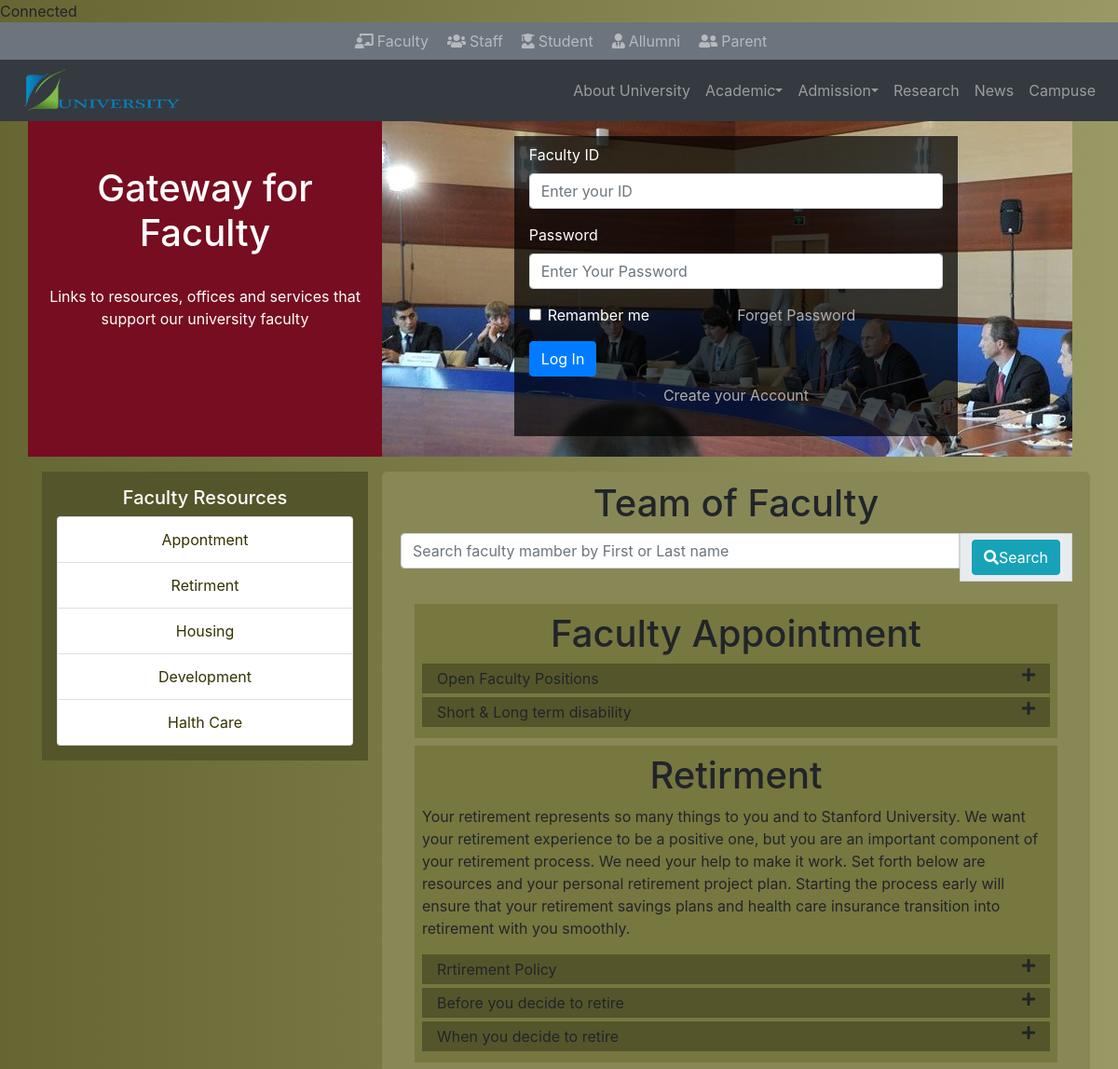
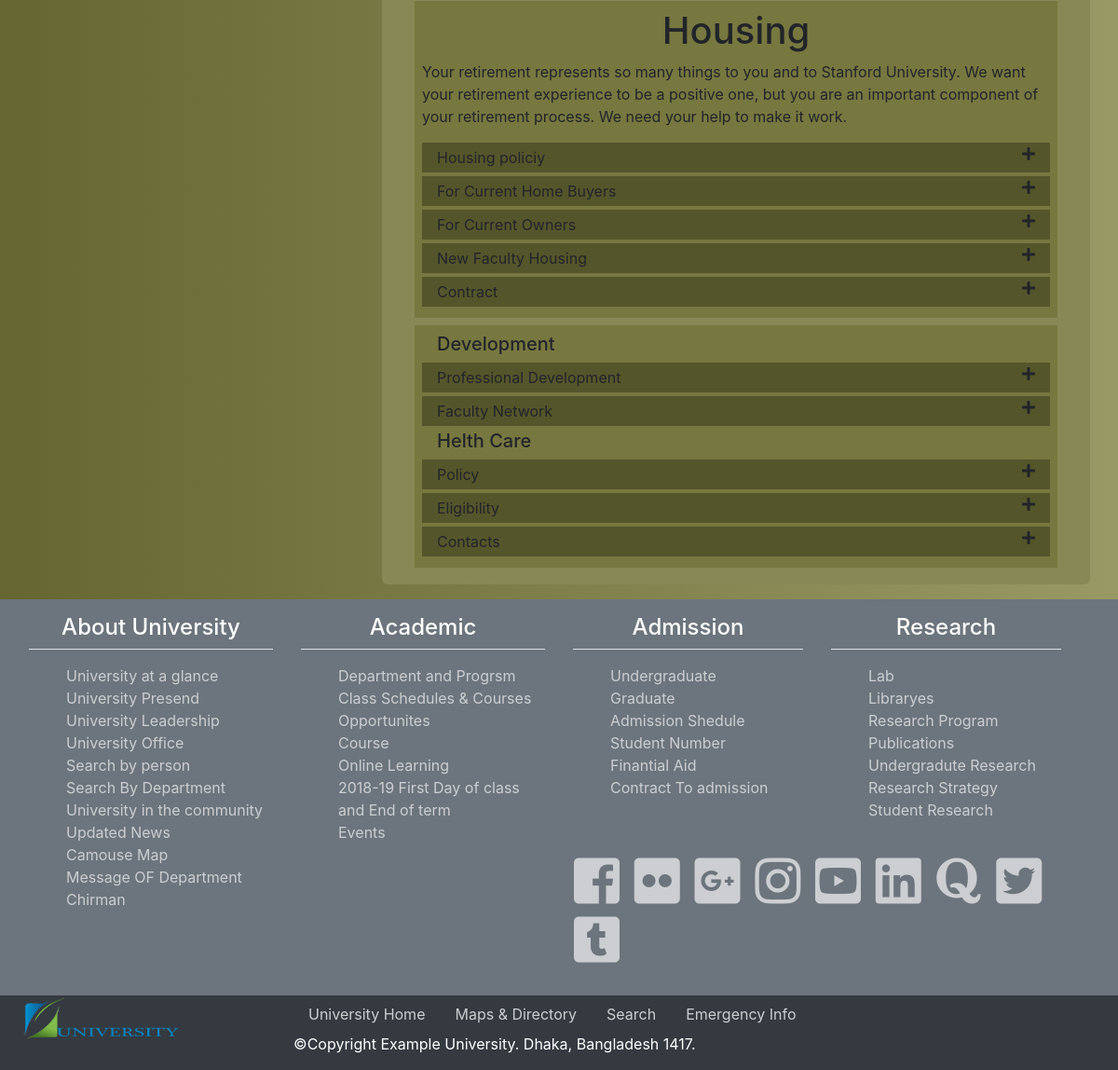
The page /faculty.php on the database its author committed (2 pictures, top to bottom).
### tables this page shows
CREATE TABLE `faculty_appontment_info` (
  `id` int(11) NOT NULL,
  `title` varchar(200) NOT NULL,
  `body` longtext NOT NULL
);

CREATE TABLE `faculty_retirment_info` (
  `id` int(11) NOT NULL,
  `title` varchar(200) NOT NULL,
  `body` longtext NOT NULL
);

CREATE TABLE `faculty_housing_info` (
  `id` int(11) NOT NULL,
  `title` varchar(200) NOT NULL,
  `body` longtext NOT NULL
);

CREATE TABLE `faculty_development_info` (
  `id` int(11) NOT NULL,
  `title` varchar(200) NOT NULL,
  `body` longtext NOT NULL
);

CREATE TABLE `faculty_helth_care` (
  `id` int(11) NOT NULL,
  `title` varchar(200) NOT NULL,
  `body` longtext NOT NULL
);

### faculty.php (the view, shortened to what this page needs)
<?php
	include 'require/dbconnection.php';
?>
<!DOCTYPE html>
<html>
<head>
<?php
	include 'include/head.php';
	include 'include/firstnavbar.php';
	include 'include/secondnavbar.php';
?>
<section class="container facultysection1">
	<div class="row ">
		<div class="col-md-4 faculty-message text-white pt-5 text-center">
			<h1>Gateway for Faculty</h1>
			<p class="pt-4">Links to resources, offices and services that support our university faculty</p>
		</div>
		<div class="col-md-8 facultylogin">
			<div class="row">
				<div class="col-sm-2"></div>
				<div class="col-sm-8">
					<form action="" method="post" class="p-2 px-3 my-3" >
						<div class="form-group">
							<label>Faculty ID</label>
							<input type="text" name="facloginid" id="facloginid" class="form-control" placeholder="Enter your ID" required value="<?php if(isset($_COOKIE['faculty_ID_number'])){ echo $_COOKIE['faculty_ID_number'];} ?>">
						</div>
						<div class="form-group">
							<label>Password</label>
							<input type="Password" name="facloginpassword" id="facloginpassword" class="form-control" placeholder="Enter Your Password" required value="<?php if(isset($_COOKIE["faculty_password"])){echo $_COOKIE["faculty_password"];}?>">
						</div>
						<div class="d-flex felx-row">
							<div class="form-group form-check flex-fill">
								<input type="checkbox" name="remamber" class="form-check-input" <?php if(isset($_COOKIE["faculty_ID_number"])) { ?> checked <?php } ?> />Remamber me
							</div>
							<div class="flex-fill">
								<a href="#" role="button" data-toggle="modal" data-target="#facultyForgatePass">Forget Password</a>
							</div>
						</div>
						<button type="submit" class="btn btn-primary" name="facultyLoginsubmit" id="facultyLoginsubmit">Log In</button>
						<p class="text-center py-2"><a href="#" role="button" data-toggle="modal" data-target="#facultysignup">Create your Account</a></p>
					</form>
				</div>
				<div class="col-sm-2"></div>
			</div>
		</div>
	</div>
</section>
<section class="container">
<div>
    <div class="row py-3">
    	<div class="col-sm-4">
            <div class="sticky-top p-3 text-center div_color" id="facultyInfoSideBar1">
                <h5 class="text-white text-center">Faculty Resources</h5>
                <ul class="list-group">
					<li class="list-group-item"><a href="#appointment" class="university_a">Appontment</a></li>
					<li class="list-group-item"><a href="#retirment" class="university_a">Retirment</a></li>
					<li class="list-group-item"><a href="#housing" class="university_a">Housing</a></li>
					<li class="list-group-item"><a href="#development" class="university_a">Development</a></li>
					<li class="list-group-item"><a href="#helth_care" class="university_a">Halth Care</a></li>
				</ul>
            </div>
        </div>
        <div class="col-sm-8 content">
        	<h1 class="text-center wow zoomIn" data-wow-duration="2s">Team of Faculty</h1>
        	<form action="" method="post">
        		<div class="input-group mb-3">
				  <input type="search" name="facSearchField" id="facSearchField" class="form-control" placeholder="Search faculty mamber by First or Last name">
				  <div class="input-group-prepend">
				    <div class="input-group-text">
				    	<button type="submit" name="facSearchName" id="facSearchName" class="btn btn-info"data-toggle="modal" data-target ="#searchReasult"><i class="fas fa-search"></i>Search</button>
				    </div>
				  </div>
				</div>
        	</form>
 <div class="container">
 	 <div class="big_div_color p-2 my-2" id="appointment">
 	<h1 class="text-center wow zoomIn" data-wow-duration="2s">Faculty Appointment</h1>
 	<div class="accordion">
 		<div class="panel-group">
 			<?php
		 		$sql = "SELECT * FROM faculty_appontment_info";
		 		$appointment_result = $connection->query($sql);
		 		if(!$appointment_result){
		 			echo "Fetch Failed :".$connection->error;
		 		}else{
		 			if(mysqli_num_rows($appointment_result) > 0){
		 				while ($row = mysqli_fetch_array($appointment_result)) {
			?>
		    <div class="panel panel-default my-1">
		      <div class="panel-heading div_color px-3 py-1" data-toggle="collapse" data-target="#<?= $row['id'];?>_appointment" data-parent=".accordion">
		      	<div class="d-flex justify-content-between">
		      		<div><?=$row['title'];?></div>
		      	<div class="text-right"><i class="fas fa-plus"></i></div>
		      	</div>
		      </div>
		    </div>
		    <?php
			 				}
			 			}
			 		}
			?>
		</div>
 	</div>
</div>
 <div class="big_div_color p-2 my-2">
 	<h1 class="text-center wow zoomIn" data-wow-duration = "2s">Retirment</h1>
 	<p>Your retirement represents so many things to you and to Stanford University. We want your retirement experience to be a positive one, but you are an important component of your retirement process. We need your help to make it work. Set forth below are resources and your personal retirement project plan. Starting the process early will ensure that your retirement savings plans and health care insurance transition into retirement with you smoothly.
	</p>
 	<div class="accordion">
 		<div class="panel-group">
 			<?php
		 		$sql = "SELECT * FROM faculty_retirment_info";
		 		$retirment_result = $connection->query($sql);
		 		if(!$retirment_result){
		 			echo "Fetch Failed :".$connection->error;
		 		}else{
		 			if(mysqli_num_rows($retirment_result) > 0){
		 				while ($row = mysqli_fetch_array($retirment_result)) {
			?>
		    <div class="panel panel-default my-1">
		      <div class="panel-heading div_color px-3 py-1" data-toggle="collapse" data-target="#<?= $row['id'];?>_retirment" data-parent=".accordion">
		      	<div class="d-flex justify-content-between">
		      		<div><?=$row['title'];?></div>
		      	<div class="text-right"><i class="fas fa-plus"></i></div>
		      	</div>
		      </div>
		    </div>
		    <?php
			 				}
			 			}
			 		}
			?>
		</div>
 	</div>
 </div>
<div class="big_div_color p-2 my-2">
 	<h1 class="text-center wow zoomIn" data-wow-duration = "2s">Housing</h1>
 	<p>Your retirement represents so many things to you and to Stanford University. We want your retirement experience to be a positive one, but you are an important component of your retirement process. We need your help to make it work.
	</p>
 	<div class="accordion">
 		<div class="panel-group">
 			<?php
		 		$sql = "SELECT * FROM faculty_housing_info";
		 		$housing_result = $connection->query($sql);
		 		if(!$housing_result){
		 			echo "Fetch Failed :".$connection->error;
		 		}else{
		 			if(mysqli_num_rows($housing_result) > 0){
		 				while ($row = mysqli_fetch_array($housing_result)) {
			?>
		    <div class="panel panel-default my-1">
		      <div class="panel-heading div_color px-3 py-1" data-toggle="collapse" data-target="#<?= $row['id'];?>_housing" data-parent=".accordion">
		      	<div class="d-flex justify-content-between">
		      		<div><?=$row['title'];?></div>
		      	<div class="text-right"><i class="fas fa-plus"></i></div>
		      	</div>
		      </div>
		    </div>
		    <?php
			 				}
			 			}
			 		}
			?>
		</div>
 	</div>
</div>
 	<div class="big_div_color p-2 my-2">
 	<h5 class="wow pulse pl-3" data-wow-duration = "2s">Development</h5>
 	<div class="accordion">
 		<div class="panel-group">
 			<?php
		 		$sql = "SELECT * FROM faculty_development_info";
		 		$development_result = $connection->query($sql);
		 		if(!$development_result){
		 			echo "Fetch Failed :".$connection->error;
		 		}else{
		 			if(mysqli_num_rows($development_result) > 0){
		 				while ($row = mysqli_fetch_array($development_result)) {
			?>
		    <div class="panel panel-default my-1">
		      <div class="panel-heading div_color px-3 py-1" data-toggle="collapse" data-target="#<?= $row['id'];?>_development" data-parent=".accordion">
		      	<div class="d-flex justify-content-between">
		      		<div><?=$row['title'];?></div>
		      	<div class="text-right"><i class="fas fa-plus"></i></div>
		      	</div>
		      </div>
		    </div>
		    <?php
			 				}
			 			}
			 		}
			?>
		</div>
 	</div>
 	<h5 class="wow pulse pl-3 " data-wow-duration = "2s">Helth Care</h5>
 	<div class="accordion">
 		<div class="panel-group">
 			<?php
		 		$sql = "SELECT * FROM faculty_helth_care";
		 		$helth_care_result = $connection->query($sql);
		 		if(!$helth_care_result){
		 			echo "Fetch Failed :".$connection->error;
		 		}else{
		 			if(mysqli_num_rows($helth_care_result) > 0){
		 				while ($row = mysqli_fetch_array($helth_care_result)) {
			?>
		    <div class="panel panel-default my-1">
		      <div class="panel-heading div_color px-3 py-1" data-toggle="collapse" data-target="#<?= $row['id'];?>_helth_care" data-parent=".accordion">
		      	<div class="d-flex justify-content-between">
		      		<div><?=$row['title'];?></div>
		      	<div class="text-right"><i class="fas fa-plus"></i></div>
		      	</div>
		      </div>
		    </div>
		    <?php
			 				}
			 			}
			 		}
			?>
		</div>
 	</div>
 	</div>
        </div>
    </div>
</div>
</section>
<?php
 	include 'include/footer.php';
?>

### include/head.php (shortened to what this page needs)
	<link rel="stylesheet" href="https://use.fontawesome.com/releases/v5.1.0/css/all.css">
	<link rel="stylesheet" href="https://maxcdn.bootstrapcdn.com/bootstrap/4.1.0/css/bootstrap.min.css">
	<link rel="stylesheet" type="text/css" href="css/animate.min.css">
	<link rel="stylesheet" type="text/css" href="css/style.css">
</head>
<body>

### include/firstnavbar.php
<nav class="navbar navbar-expand navbar-dark bg-secondary justify-content-center py-0 container-fluid">
	<ul class="navbar-nav">
		<li class="nav-item">
			<a class="nav-link" href="faculty.php"><i class="firstnavbaricon fas fa-chalkboard-teacher p-1"></i>Faculty</a>
		</li>
		<li class="nav-item">
			<a class="nav-link" href="staff.php"><i class="firstnavbaricon fas fa-users p-1"></i>Staff</a>
		</li>
		<li class="nav-item">
			<a class="nav-link" href="student.php"><i class="firstnavbaricon fas fa-user-graduate p-1"></i>Student</a>
		</li>
		<li class="nav-item">
			<a class="nav-link" href="alumni.php"><i class="firstnavbaricon fas fa-user-tie p-1"></i>Allumni</a>
		</li>
		<li class="nav-item">
			<a class="nav-link" href="parent.php"><i class="firstnavbaricon fas fa-user-friends p-1"></i>Parent</a>
		</li>
	</ul>
</nav>

### include/secondnavbar.php (shortened to what this page needs)
<nav class="navbar navbar-expand-lg navbar-dark bg-dark container-fluid">
		<a href="index.php"><img src="images/university_logo.png"></a>
	 	<div class="collapse navbar-collapse" id="secondnavbar">
	 	<ul class="nav navbar-nav w-100 justify-content-end text-center">
	 		<li class="nav-item">
	 			<a class="nav-link" href="#">About University</a>
	 		</li>
	 		<li class="nav-item dropdown" id="dropdownacademy">
	 			<a class="nav-link dropdown-toggle dropdown-toggle-split" id="navacademic" role="button" data-toggle="dropdown" aria-haspopup="true" aria-expanded="false" href="#">Academic</a>
	 		</li>
	 		<li class="nav-item dropdown" id="dropdownadmission">
	 			<a href="#" roal="button" class="nav-link dropdown-toggle dropdown-toggle-split" id="navadmission" data-toggle="dropdown" aria-haspopup="true" aria-expanded="false" >Admission</a>
	 		</li>
	 		<li class="nav-item">
	 			<a class="nav-link" href="#"> Research</a>
	 		</li>
	 		<li class="nav-item">
	 			<a class="nav-link" href="#"> News</a>
	 		</li>
	 		<li class="nav-item">
	 			<a class="nav-link" href="#"> Campuse</a>
	 		</li>
	 	</ul>
	 	</div>
	 </nav>

### include/footer.php
<footer class="container-fluid">
     	<div class="row bg-secondary text-white p-3">
	     	<div class="col-sm-6 col-md-3 ">
	     		<h4 class="border border-top-0 border-left-0 border-right-0 pb-2 mb-3 text-center">About University</h3>
	     		<ul type="none">
	     			<li><a href="#">University at a glance</a></li>
	     			<li><a href="#">University Presend</a></li>
	     			<li><a href="#">University Leadership</a></li>
	     			<li><a href="#">University Office</a></li>
	     			<li><a href="#">Search by person</a></li>
	     			<li><a href="#">Search By Department</a></li>
	     			<li><a href="#">University in the community</a></li>
	     			<li><a href="#">Updated News</a></li>
	     			<li><a href="#">Camouse Map</a></li>
	     			<li><a href="#">Message OF Department Chirman</a></li>
	     		</ul>
	     	</div>
	     	<div class="col-sm-6 col-md-3">
	     			<h4 class="border border-top-0 border-left-0 border-right-0 pb-2 mb-3 text-center">Academic</h3>
		     		<ul type="none">
		     			<li><a href="#">Department and Progrsm</a></li>
		     			<li><a href="#">Class Schedules & Courses</a></li>
		     			<li><a href="#">Opportunites</a></li>
		     			<li><a href="#">Course</a></li>
		     			<li><a href="#">Online Learning</a></li>
		     			<li><a href="#">2018-19 First Day of class and End of term</a></li>
		     			<li><a href="#">Events</a></li>
		     		</ul>
	     		</div>
	     	<div class="col-md-6 row">
	     		<div class="col-sm-6">
	     			<h4 class="border border-top-0 border-left-0 border-right-0 pb-2 mb-3 text-center">Admission</h4>
	     			<ul type="none">
	     				<li><a href="#">Undergraduate</a></li>
	     				<li><a href="#">Graduate</a></li>
	     				<li><a href="#">Admission Shedule</a></li>
	     				<li><a href="#">Student Number</a></li>
	     				<li><a href="#">Finantial Aid</a></li>
	     				<li><a href="#">Contract To admission</a></li>
	     			</ul>
	     		</div>
	     		<div class="col-sm-6">
	     			<h4 class="border border-top-0 border-left-0 border-right-0 pb-2 mb-3 text-center">Research</h4>
	     			<ul type="none">
	     				<li><a href="#">Lab</a></li>
	     				<li><a href="#">Libraryes</a></li>
	     				<li><a href="#">Research Program</a></li>
	     				<li><a href="#">Publications</a></li>
	     				<li><a href="#">Undergradute Research</a></li>
	     				<li><a href="#">Research Strategy</a></li>
	     				<li><a href="#">Student Research</a></li>
	     			</ul>
	     		</div>
	     		<div class="display-4 p-3 wow bounceInRight" data-wow-duration="4s">
		     		<a href="#"><i class="fab fa-facebook-square"></i></a>
		     		<a href="#"><i class="fab fa-flickr"></i></a>
		     		<a href="#"><i class="fab fa-google-plus-square"></i></a>
		     		<a href="#"><i class="fab fa-instagram"></i></a>
		     		<a href="#"><i class="fab fa-youtube-square"></i></a>
		     		<a href="#"><i class="fab fa-linkedin"></i></a>
		     		<a href="#"><i class="fab fa-quora"></i></a>
		     		<a href="#"><i class="fab fa-twitter-square"></i></a>
		     		<a href="#"><i class="fab fa-tumblr-square"></i></a>
	     		</div>
	     	</div>
     	</div>
     	<div class="bg-dark row">
     		<div class="col-md-3">
     			<a href="index.php"><img src="images/university_logo.png"></a>
     		</div>
     		<div class="col-md-9 text-white">
     			<ul class="nav">
     				<li class="nav-item"><a href="#" class="nav-link">University Home</a></li>
     				<li class="nav-item"><a href="#" class="nav-link">Maps &amp; Directory</a></li>
     				<li class="nav-item"><a href="#" class="nav-link">Search</a></li>
     				<li class="nav-item"><a href="#" class="nav-link">Emergency Info</a></li>
     			</ul>
     			<p >&copy;Copyright Example University. Dhaka, Bangladesh 1417.</p>
     		</div>
     	</div>
     </footer>
</body>
</html>

### css/style.css (style rules this page uses)
* { box-sizing: border-box; }
body { background: linear-gradient(to right, #666633 0%, #999966 100%); }
a { color: #000; }
.big_div_color { background-color: #777740; }
.div_color { background-color: #55552b; }
#dropdownacademy { position: relative; }
#dropdownadmission { position: relative; }
.university_a { color: #333300; transition: font-size 1s; }
.faculty-message { background-color: #770d20; height: 360px; }
.facultylogin { height: 360px; background: url("../images/faculty/facultyLoginBackground.jpg") no-repeat; }
.facultylogin form { background-color: rgb(0, 0, 0, .7); color: #fff; }
.facultylogin form a { color: #afacac; }
footer a { color: #ccced1; }
.content { padding: 10px 20px; position: relative; background-color: #888857; border-radius: 6px; }

### rows shown on the page
faculty_appontment_info: title "Open Faculty Positions"
faculty_appontment_info: title "Short & Long term disability"
faculty_retirment_info: title "Rrtirement Policy"
faculty_retirment_info: title "Before you decide to retire"
faculty_retirment_info: title "When you decide to retire"
faculty_housing_info: title "Housing policiy"
faculty_housing_info: title "For Current Home Buyers"
faculty_housing_info: title "For Current Owners"
faculty_housing_info: title "New Faculty Housing"
faculty_housing_info: title "Contract"
faculty_development_info: title "Professional Development"
faculty_development_info: title "Faculty Network"
faculty_helth_care: title "Policy"
faculty_helth_care: title "Eligibility"
faculty_helth_care: title "Contacts"
